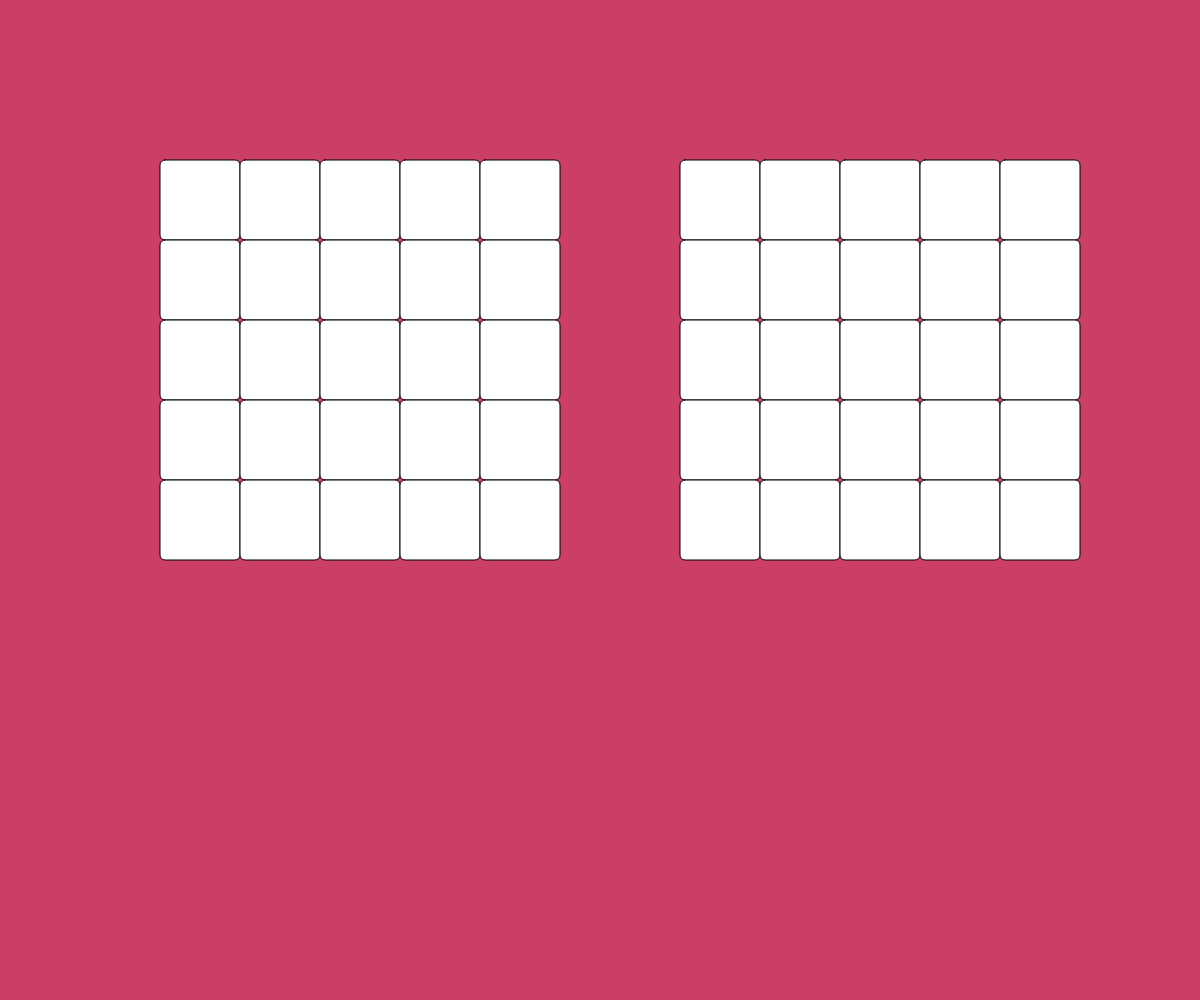
Frame 1 (no input)
Frame 60 (no input): identical to frame 1, image omitted
Frame 120 (the mouse pressed at the canvas centre since frame 60): identical to frame 1, image omitted

The p5.js sketch that drew this single still picture (run headless with seeded random() and noise() and a simulated clock; from frame 60 on, the mouse is pressed at the canvas centre):

// p5.js sketch
// ── sketch.js
// 2D Grid Assignment
// Aiman Fatima Adnan
// 23/03/26

// Extra for Experts:
// - describe what you did to take this project "above and beyond"

// Arrays
puzzlePieces = [[0,0,0,0,0], [0,0,0,0,0], [0,0,0,0,0], [0,0,0,0,0], [0,0,0,0,0]];
puzzleBoard = [[0,0,0,0,0], [0,0,0,0,0], [0,0,0,0,0], [0,0,0,0,0], [0,0,0,0,0]];

// Variables
let cols = 5;
let rows = 5;
 
function setup() {
  createCanvas(windowWidth, windowHeight);
}

function draw() {
  background(204,63,100);
  displayGrids();
}

// Functions

function displayGrids() {
  const CELL_SIZE = windowWidth/15;
  let offset = windowWidth * 0.6;

  rectMode(CENTER);
  

  for (let i = 0;i < cols; i++) {
    for (let j = 0; j < rows; j++) {
      rect(CELL_SIZE * i + windowWidth/6, CELL_SIZE * j + windowHeight/5, CELL_SIZE, CELL_SIZE, 5);
      rect(CELL_SIZE * i + offset, CELL_SIZE * j + windowHeight/5, CELL_SIZE, CELL_SIZE, 5);
    }
  }
}
